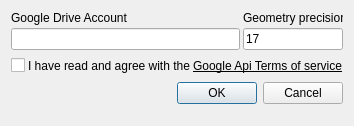
<?xml version="1.0" encoding="UTF-8"?>
<ui version="4.0">
 <class>accountDialog</class>
 <widget class="QDialog" name="accountDialog">
  <property name="geometry">
   <rect>
    <x>0</x>
    <y>0</y>
    <width>327</width>
    <height>126</height>
   </rect>
  </property>
  <property name="windowTitle">
   <string>Account</string>
  </property>
  <layout class="QVBoxLayout" name="verticalLayout_2">
   <item>
    <layout class="QVBoxLayout" name="verticalLayout">
     <item>
      <layout class="QHBoxLayout" name="horizontalLayout_2">
       <property name="spacing">
        <number>3</number>
       </property>
       <item>
        <layout class="QVBoxLayout" name="verticalLayout_4">
         <item>
          <widget class="QLabel" name="gdriveAccount_label">
           <property name="sizePolicy">
            <sizepolicy hsizetype="Expanding" vsizetype="Preferred">
             <horstretch>0</horstretch>
             <verstretch>0</verstretch>
            </sizepolicy>
           </property>
           <property name="text">
            <string>Google Drive Account</string>
           </property>
          </widget>
         </item>
         <item>
          <widget class="QLineEdit" name="gdriveAccount">
           <property name="readOnly">
            <bool>false</bool>
           </property>
          </widget>
         </item>
        </layout>
       </item>
       <item>
        <layout class="QVBoxLayout" name="verticalLayout_5">
         <item>
          <widget class="QLabel" name="label">
           <property name="sizePolicy">
            <sizepolicy hsizetype="Minimum" vsizetype="Preferred">
             <horstretch>0</horstretch>
             <verstretch>0</verstretch>
            </sizepolicy>
           </property>
           <property name="maximumSize">
            <size>
             <width>100</width>
             <height>16777215</height>
            </size>
           </property>
           <property name="text">
            <string>Geometry precision</string>
           </property>
          </widget>
         </item>
         <item>
          <widget class="QLineEdit" name="precision">
           <property name="sizePolicy">
            <sizepolicy hsizetype="Minimum" vsizetype="Fixed">
             <horstretch>0</horstretch>
             <verstretch>0</verstretch>
            </sizepolicy>
           </property>
           <property name="maximumSize">
            <size>
             <width>100</width>
             <height>16777215</height>
            </size>
           </property>
           <property name="text">
            <string>17</string>
           </property>
           <property name="maxLength">
            <number>2</number>
           </property>
          </widget>
         </item>
        </layout>
       </item>
      </layout>
     </item>
     <item>
      <layout class="QHBoxLayout" name="horizontalLayout">
       <property name="spacing">
        <number>3</number>
       </property>
       <item>
        <widget class="QCheckBox" name="licenceCheck">
         <property name="text">
          <string/>
         </property>
        </widget>
       </item>
       <item>
        <widget class="QLabel" name="label_2">
         <property name="text">
          <string>I have read and agree with the</string>
         </property>
        </widget>
       </item>
       <item>
        <widget class="QLabel" name="labelTerms">
         <property name="font">
          <font>
           <underline>true</underline>
          </font>
         </property>
         <property name="text">
          <string>Google Api Terms of service</string>
         </property>
        </widget>
       </item>
       <item>
        <spacer name="horizontalSpacer">
         <property name="orientation">
          <enum>Qt::Horizontal</enum>
         </property>
         <property name="sizeHint" stdset="0">
          <size>
           <width>40</width>
           <height>20</height>
          </size>
         </property>
        </spacer>
       </item>
      </layout>
     </item>
     <item>
      <widget class="QDialogButtonBox" name="buttonBox">
       <property name="orientation">
        <enum>Qt::Horizontal</enum>
       </property>
       <property name="standardButtons">
        <set>QDialogButtonBox::Cancel|QDialogButtonBox::Ok</set>
       </property>
      </widget>
     </item>
     <item>
      <spacer name="verticalSpacer">
       <property name="orientation">
        <enum>Qt::Vertical</enum>
       </property>
       <property name="sizeHint" stdset="0">
        <size>
         <width>20</width>
         <height>40</height>
        </size>
       </property>
      </spacer>
     </item>
    </layout>
   </item>
  </layout>
 </widget>
 <resources/>
 <connections>
  <connection>
   <sender>buttonBox</sender>
   <signal>accepted()</signal>
   <receiver>accountDialog</receiver>
   <slot>accept()</slot>
   <hints>
    <hint type="sourcelabel">
     <x>248</x>
     <y>254</y>
    </hint>
    <hint type="destinationlabel">
     <x>157</x>
     <y>274</y>
    </hint>
   </hints>
  </connection>
  <connection>
   <sender>buttonBox</sender>
   <signal>rejected()</signal>
   <receiver>accountDialog</receiver>
   <slot>reject()</slot>
   <hints>
    <hint type="sourcelabel">
     <x>316</x>
     <y>260</y>
    </hint>
    <hint type="destinationlabel">
     <x>286</x>
     <y>274</y>
    </hint>
   </hints>
  </connection>
 </connections>
</ui>
